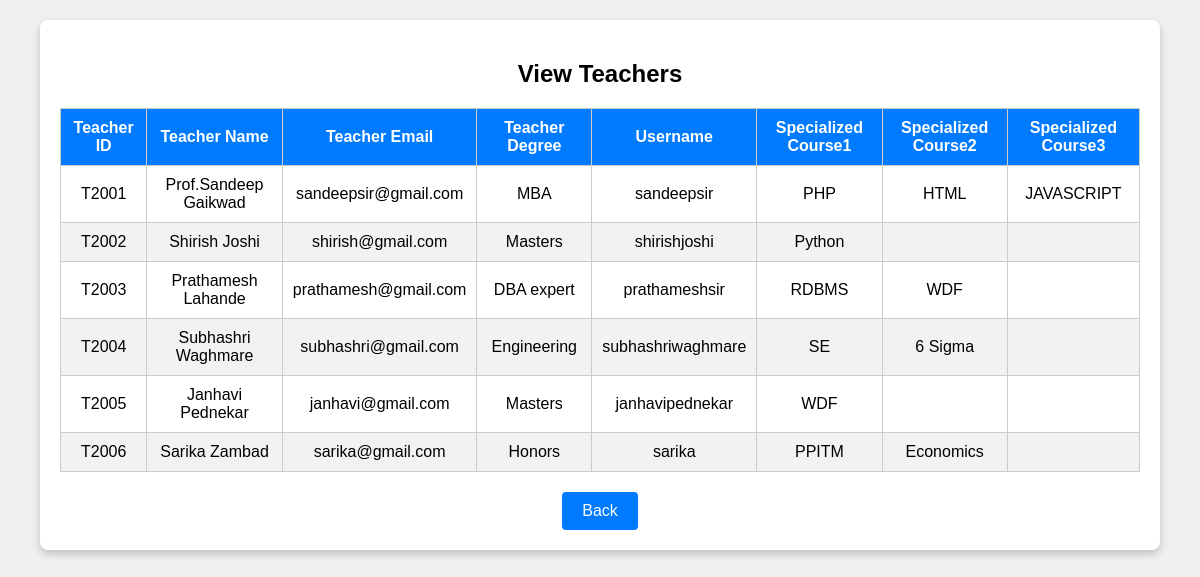
The app's page /Admin/teachers/view_teacher.php with its own data.
### tables this page shows
CREATE TABLE IF NOT EXISTS `teachers` (
  `teacher_id` varchar(10) NOT NULL,
  `teacher_name` varchar(20) NOT NULL,
  `teacher_email` varchar(30) NOT NULL,
  `teacher_phone` varchar(10) NOT NULL,
  `teacher_username` varchar(30) NOT NULL,
  `teacher_password` varchar(30) NOT NULL,
  `teacher_cpassword` varchar(30) NOT NULL,
  `teacher_degree` varchar(20) NOT NULL,
  `specialized_course_1` varchar(20) NOT NULL,
  `specialized_course_2` varchar(20) DEFAULT NULL,
  `specialized_course_3` varchar(20) DEFAULT NULL,
  PRIMARY KEY (`teacher_id`)
);

### Admin/teachers/view_teacher.php (the view, shortened to what this page needs)
<!DOCTYPE html>
<html lang="en">
<head>
</head>
<body>
    <div class="container">
        <div class="view-course-card">
            <h2>View Teachers</h2>
            <table>
                <thead>
                    <tr>
                        <th>Teacher ID</th>
                        <th>Teacher Name</th>
                        <th>Teacher Email</th>
                        <th>Teacher Degree</th>
                        <th>Username</th>
                        <th>Specialized Course1 </th>
                        <th>Specialized Course2 </th>
                        <th>Specialized Course3 </th>
                    </tr>
                </thead>
                <tbody>
                    <?php
                    include("../../db.php");
                    $sql = "SELECT teacher_id, teacher_name, teacher_email, teacher_degree,teacher_username, specialized_course_1,
                    specialized_course_2, specialized_course_3 FROM teachers";
                    $result = $conn->query($sql);
                    if ($result->num_rows > 0) {
                        while ($row = $result->fetch_assoc()) {
                            echo "<tr>";
                            echo "<td>" . $row['teacher_id'] . "</td>";
                            echo "<td>" . $row['teacher_name'] . "</td>";
                            echo "<td>" . $row['teacher_email'] . "</td>";
                            echo "<td>" . $row['teacher_degree'] . "</td>";
                            echo "<td>" . $row['teacher_username'] . "</td>";
                            echo "<td>" . $row['specialized_course_1'] . "</td>";
                            echo "<td>" . $row['specialized_course_2'] . "</td>";
                            echo "<td>" . $row['specialized_course_3'] . "</td>";
                            echo "</tr>";
                        }
                    } else {
                        echo "<tr><td colspan='7'>No teachers found.</td></tr>";
                    }
                    ?>
                </tbody>
            </table>
            <button class="btn-back" onclick="window.location.href = 'add_teacher.php';">Back</button>
        </div>
    </div>
</body>
</html>

### Admin/teachers/view_teacher.php (style rules this page uses)
body { font-family: Arial, sans-serif; background-color: #f0f0f0; margin: 0; padding: 0; }
.container { text-align: center; margin-top: 20px; }
.view-course-card { background-color: #fff; box-shadow: 0 4px 8px 0 rgba(0, 0, 0, 0.2); border-radius: 8px; padding: 20px; width: 90%; margin: 0 auto; }
h2 { font-size: 24px; margin-bottom: 20px; }
table { width: 100%; border-collapse: collapse; margin-bottom: 20px; }
table, th, td { border: 1px solid #ccc; }
th, td { padding: 10px; text-align: center; }
th { background-color: #007BFF; color: #fff; }
tr:nth-child(even) { background-color: #f2f2f2; }
.btn-back { padding: 10px 20px; background-color: #007BFF; color: #fff; border: none; border-radius: 4px; font-size: 16px; cursor: pointer; }

### records on screen
teachers: teacher_id "T2001", teacher_name "Prof.Sandeep Gaikwad", teacher_email "sandeepsir@gmail.com", teacher_degree "MBA", teacher_username "sandeepsir", specialized_course_1 "PHP", specialized_course_2 "HTML", specialized_course_3 "JAVASCRIPT"
teachers: teacher_id "T2002", teacher_name "Shirish Joshi", teacher_email "shirish@gmail.com", teacher_degree "Masters", teacher_username "shirishjoshi", specialized_course_1 "Python"
teachers: teacher_id "T2003", teacher_name "Prathamesh Lahande", teacher_email "prathamesh@gmail.com", teacher_degree "DBA expert", teacher_username "prathameshsir", specialized_course_1 "RDBMS", specialized_course_2 "WDF"
teachers: teacher_id "T2004", teacher_name "Subhashri Waghmare", teacher_email "subhashri@gmail.com", teacher_degree "Engineering", teacher_username "subhashriwaghmare", specialized_course_1 "SE", specialized_course_2 "6 Sigma"
teachers: teacher_id "T2005", teacher_name "Janhavi Pednekar", teacher_email "janhavi@gmail.com", teacher_degree "Masters", teacher_username "janhavipednekar", specialized_course_1 "WDF"
teachers: teacher_id "T2006", teacher_name "Sarika Zambad", teacher_email "sarika@gmail.com", teacher_degree "Honors", teacher_username "sarika", specialized_course_1 "PPITM", specialized_course_2 "Economics"
